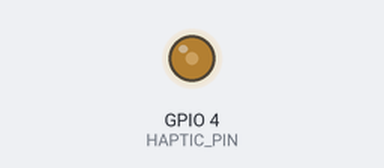
The sketch below on a simulated ESP32. Parts: output pins drawn as LEDs (lit = HIGH).

Above: at 0.05 s.
At 1.0 s:
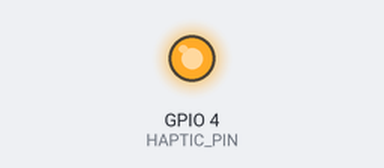
At 1.95 s:
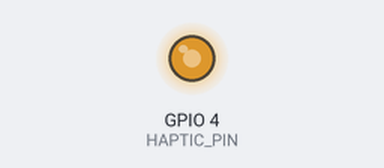
At 3.95 s:
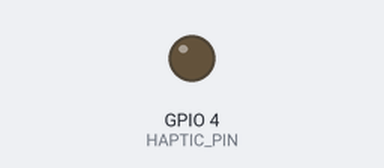
Timing chart, 0 to 9.1 s (numbered marks = the images above):
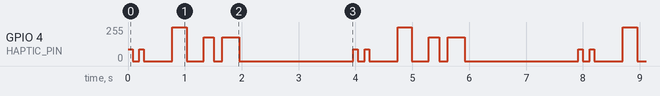

The sketch:

FishFishing.ino
```cpp
#define MPU_ADDR 0x68

const int HAPTIC_PIN = 4;
const int FREQ = 160;
const int RESOLUTION = 8;

// 振動を出す関数
void vibrate(int power, int duration) {
  ledcWrite(HAPTIC_PIN, power);
  delay(duration);
  ledcWrite(HAPTIC_PIN, 0);
}

void setup() {
  ledcAttach(HAPTIC_PIN, FREQ, RESOLUTION);
}

void loop() {

  // ① 魚が餌をつつく（弱い振動2回）
  vibrate(90, 80);
  delay(120);

  vibrate(90, 80);
  delay(500);

  // ② 魚が食いつく（強い振動1回）
  vibrate(255, 250);
  delay(300);

  // ③ 魚が引っ張る（強めの振動2回）
  vibrate(180, 180);
  delay(150);

  vibrate(180, 300);

  // ④ 次の魚が来るまで待つ
  delay(2000);
}
```

Measured:
- by itself, GPIO 4 (HAPTIC_PIN): repeats every 4.0 s: 0/255 0.12 s, 90/255 0.08 s, 0/255 0.50 s, 255/255 0.25 s, 0/255 0.30 s, 179/255 0.18 s, 0/255 0.15 s, 179/255 0.30 s, 0/255 2.0 s, 90/255 0.08 s
